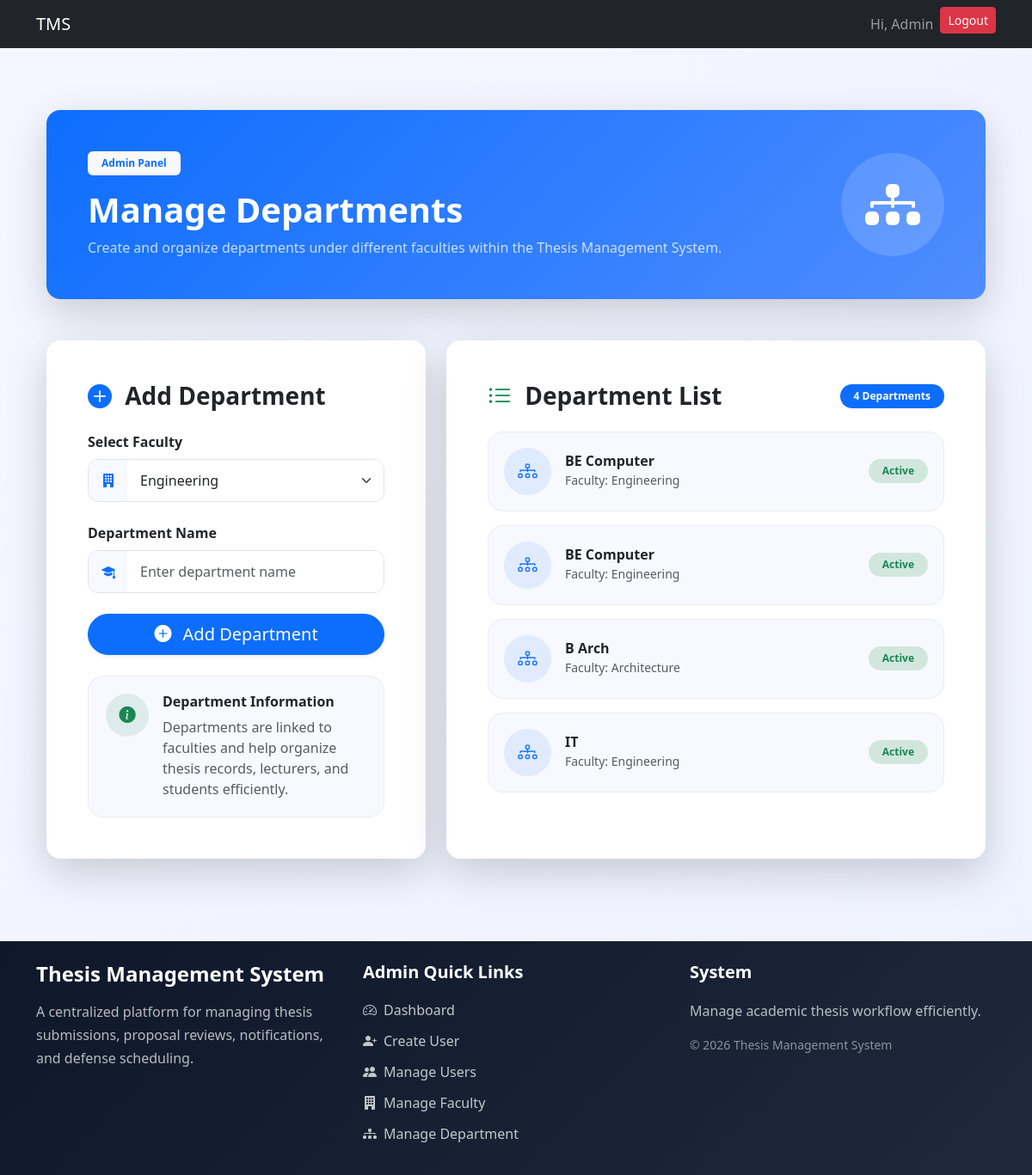
The page /admin-panel/manage-department/ (signed in) on the database as committed earlier.
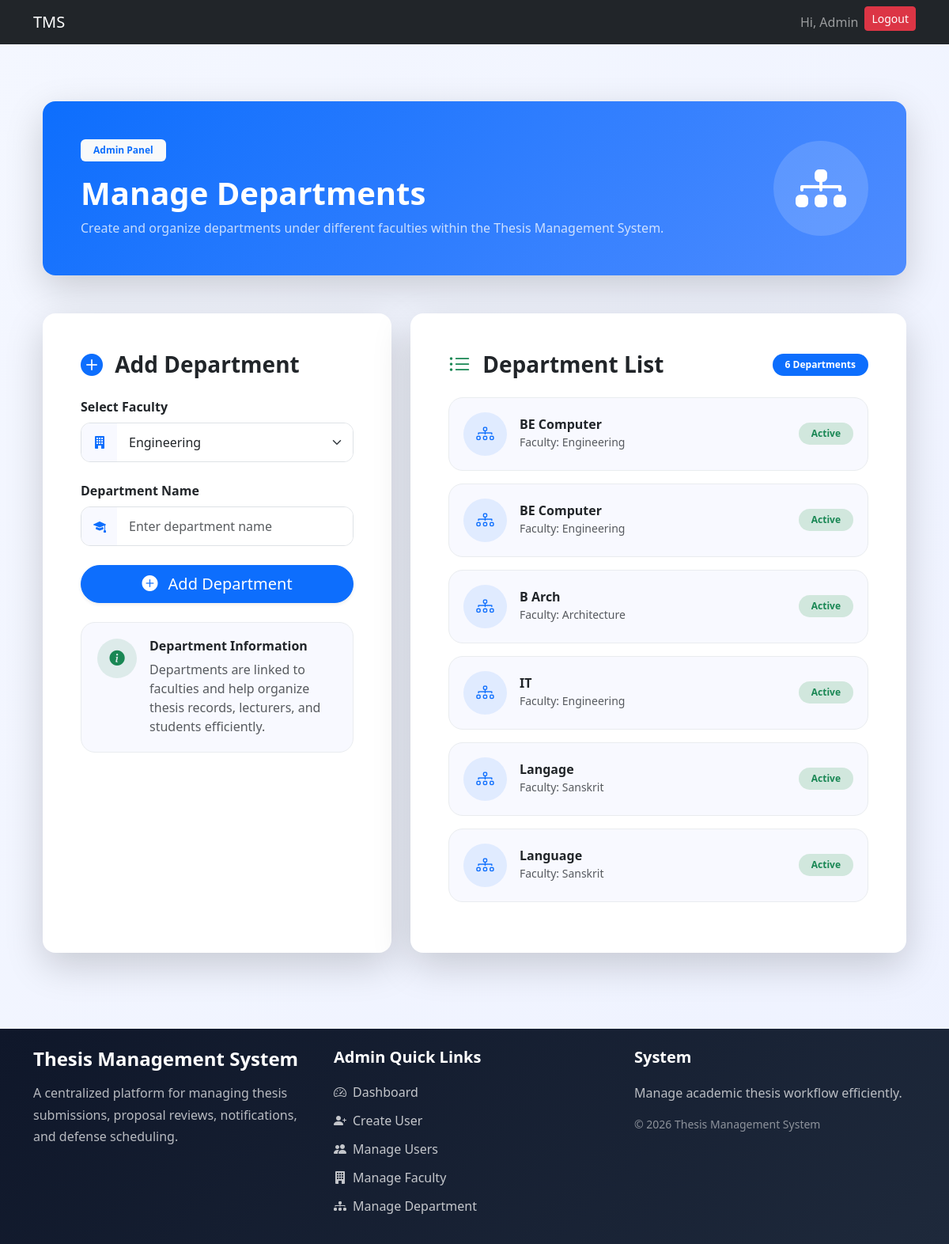
The same page on the database as committed later.
### users/models.py (models this page shows, shortened)
class User(AbstractUser):
    username = models.CharField(max_length=100, unique=True)
    email = models.EmailField(unique=True)
    role = models.CharField(max_length=10, choices=ROLE_CHOICES)
    USERNAME_FIELD = "email"
    REQUIRED_FIELDS = ["username"]

### academics/models.py (models this page shows, shortened)
class Department(models.Model):
    faculty = models.ForeignKey(Faculty, on_delete=models.CASCADE)
    name = models.CharField(max_length=50)

class Faculty(models.Model):
    name = models.CharField(max_length=100, unique=True)

### users/views.py (the view, shortened to what this page needs)
# urls.py: path('admin-panel/manage-department/', manage_department,name='manage_department'),
@user_passes_test(admin_required)
def manage_department(request):
    faculties = Faculty.objects.all()
    departments = Department.objects.all()
    context = {
        'faculties': faculties,
        'departments': departments
    }
    return render(request,'admin_panel/manage_departments.html',context)

### users/views.py (called while the page is built)
def admin_required(user):
    return user.is_superuser

### users/templates/admin_panel/manage_departments.html (shortened to what this page needs)
{% extends "base.html" %}
{% block start %}
<div class="container py-5">
    <div class="department-header shadow-lg rounded-4 p-5 mb-5 text-white">
        <div class="d-flex flex-column flex-md-row justify-content-between align-items-center">
            <div>
                <span class="badge bg-light text-primary px-3 py-2 mb-3">
                    Admin Panel
                </span>
                <h1 class="fw-bold mb-2">
                    Manage Departments
                </h1>
                <p class="opacity-75 mb-0">
                    Create and organize departments under different faculties
                    within the Thesis Management System.
                </p>
            </div>
            <div class="mt-4 mt-md-0">
                <div class="header-icon">
                    <i class="bi bi-diagram-3-fill"></i>
                </div>
            </div>
        </div>
    </div>
    <div class="row g-4">
        <div class="col-lg-5">
            <div class="card border-0 shadow-lg rounded-4 h-100">
                <div class="card-body p-4 p-md-5">
                    <h3 class="fw-bold mb-4">
                        <i class="bi bi-plus-circle-fill text-primary me-2"></i>
                        Add Department
                    </h3>
                    <form method="post">
                        <div class="mb-4">
                            <label class="form-label fw-semibold">
                                Select Faculty
                            </label>
                            <div class="input-group custom-input-group">
                                <span class="input-group-text">
                                    <i class="bi bi-building-fill"></i>
                                </span>
                                <select name="faculty"
                                        class="form-select custom-input">
                                    {% for faculty in faculties %}
                                    <option value="{{faculty.id}}">
                                        {{faculty.name}}
                                    </option>
                                    {% endfor %}
                                </select>
                            </div>
                        </div>
                        <div class="mb-4">
                            <label class="form-label fw-semibold">
                                Department Name
                            </label>
                            <div class="input-group custom-input-group">
                                <span class="input-group-text">
                                    <i class="bi bi-mortarboard-fill"></i>
                                </span>
                                <input type="text"
                                       name="name"
                                       class="form-control custom-input"
                                       placeholder="Enter department name">
                            </div>
                        </div>
                        <div class="d-grid">
                            <button class="btn btn-primary btn-lg rounded-pill shadow-sm">
                                <i class="bi bi-plus-circle-fill me-2"></i>
                                Add Department
                            </button>
                        </div>
                    </form>
                    <div class="info-box mt-4">
                        <div class="d-flex align-items-start">
                            <div class="info-icon me-3">
                                <i class="bi bi-info-circle-fill"></i>
                            </div>
                            <div>
                                <h6 class="fw-bold mb-2">
                                    Department Information
                                </h6>
                                <p class="text-muted mb-0">
                                    Departments are linked to faculties
                                    and help organize thesis records,
                                    lecturers, and students efficiently.
                                </p>
                            </div>
                        </div>
                    </div>
                </div>
            </div>
        </div>
        <div class="col-lg-7">
            <div class="card border-0 shadow-lg rounded-4 h-100">
                <div class="card-body p-4 p-md-5">
                    <div class="d-flex justify-content-between align-items-center mb-4">
                        <h3 class="fw-bold mb-0">
                            <i class="bi bi-list-ul text-success me-2"></i>
                            Department List
                        </h3>
                        <span class="badge bg-primary rounded-pill px-3 py-2">
                            {{ departments|length }} Departments
                        </span>
                    </div>
                    {% for department in departments %}
                    <div class="department-card mb-3">
                        <div class="d-flex align-items-center justify-content-between">
                            <div class="d-flex align-items-center">
                                <div class="department-icon me-3">
                                    <i class="bi bi-diagram-3"></i>
                                </div>
                                <div>
                                    <h6 class="fw-bold mb-0">
                                        {{ department.name }}
                                    </h6>
                                    <small class="text-muted">
                                        Faculty:
                                        {{ department.faculty.name }}
                                    </small>
                                </div>
                            </div>
                            <span class="badge bg-success-subtle text-success px-3 py-2 rounded-pill">
                                Active
                            </span>
                        </div>
                    </div>
                    {% endfor %}
                </div>
            </div>
        </div>
    </div>
</div>
<link rel="stylesheet"
href="https://cdn.jsdelivr.net/npm/bootstrap-icons@1.11.3/font/bootstrap-icons.min.css">
{% endblock %}

### users/templates/base.html (shortened to what this page needs)
<!DOCTYPE html>
<html lang="en">
<head>
    <link href="https://cdn.jsdelivr.net/npm/bootstrap@5.3.8/dist/css/bootstrap.min.css" rel="stylesheet">
</head>
<body>
    <nav class="navbar navbar-expand-lg navbar-dark bg-dark">
        <div class="container">
            {% if request.user.is_authenticated %}
            {% if request.user.role == 'student' %}
            <a class="navbar-brand" href="{% url 'student_dashboard' %}">
                TMS
            </a>
            {% elif request.user.role == 'lecturer' %}
            <a class="navbar-brand" href="{% url 'lecturer_dashboard' %}">
                TMS
            </a>
            {% elif request.user.role == 'admin' %}
            <a class="navbar-brand" href="{% url 'admin_dashboard' %}">
                TMS
            </a>
            {% endif %}
            {% else %}
            <a class="navbar-brand" href="{% url 'login' %}">
                TMS
            </a>
            {% endif %}
            <div class="collapse navbar-collapse" id="navbarNav">
                <ul class="navbar-nav ms-auto">
                    {% if request.user.is_authenticated %}
                    <li class="nav-item">
                        <span class="nav-link">Hi, {{ request.user.first_name }}</span>
                    </li>
                    <li class="nav-item">
                        <a href="/logout/" class="btn btn-danger btn-sm">Logout</a>
                    </li>
                    {% endif %}
                </ul>
            </div>
        </div>
    </nav>
    <div class="container mt-4">
        {% block start %}
        {% endblock %}
    </div>
    <footer class="footer-section mt-5">
        <div class="container py-4">
            <div class="row g-4">
                <div class="col-lg-4">
                    <h4 class="fw-bold text-white mb-3">
                        Thesis Management System
                    </h4>
                    <p class="footer-text">
                        A centralized platform for managing thesis submissions,
                        proposal reviews, notifications, and defense scheduling.
                    </p>
                </div>
                {% if request.user.role == "admin" %}
                <div class="col-lg-4">
                    <h5 class="footer-title">
                        Admin Quick Links
                    </h5>
                    <ul class="footer-links">
                        <li>
                            <a href="/admin-panel/">
                                <i class="bi bi-speedometer2 me-2"></i>
                                Dashboard
                            </a>
                        </li>
                        <li>
                            <a href="/admin-panel/create-user/">
                                <i class="bi bi-person-plus-fill me-2"></i>
                                Create User
                            </a>
                        </li>
                        <li>
                            <a href="/admin-panel/manage-users/">
                                <i class="bi bi-people-fill me-2"></i>
                                Manage Users
                            </a>
                        </li>
                        <li>
                            <a href="/admin-panel/manage-faculty/">
                                <i class="bi bi-building-fill me-2"></i>
                                Manage Faculty
                            </a>
                        </li>
                        <li>
                            <a href="/admin-panel/manage-department/">
                                <i class="bi bi-diagram-3-fill me-2"></i>
                                Manage Department
                            </a>
                        </li>
                    </ul>
                </div>
                {% endif %}
                <div class="col-lg-4">
                    <h5 class="footer-title">
                        System
                    </h5>
                    <p class="footer-text mb-2">
                        Manage academic thesis workflow efficiently.
                    </p>
                    <p class="footer-copy">
                        © 2026 Thesis Management System
                    </p>
                </div>
            </div>
        </div>
    </footer>
    <link rel="stylesheet" href="https://cdn.jsdelivr.net/npm/bootstrap-icons@1.11.3/font/bootstrap-icons.min.css">
</body>
</html>

### users/templates/admin_panel/manage_departments.html (style rules this page uses)
body { background: linear-gradient(to bottom right, #f4f7ff, #eef2ff); }
.rounded-4 { border-radius: 1.3rem; }
.department-header { background: linear-gradient(135deg, #0d6efd, #4f8cff); }
.header-icon { width: 120px; height: 120px; border-radius: 50%; background: rgba(255,255,255,0.15); display: flex; align-items: center; justify-content: center; font-size: 4rem; }
.custom-input-group { border-radius: 12px; overflow: hidden; border: 1px solid #dee2e6; transition: 0.3s ease; }
.input-group-text { background: #f8f9ff; border: none; color: #0d6efd; padding-left: 15px; padding-right: 15px; }
.custom-input { border: none; padding: 12px 15px; }
.department-card { background: #f8f9ff; border: 1px solid #e9ecef; border-radius: 18px; padding: 18px; transition: 0.3s ease; }
.department-icon { width: 55px; height: 55px; border-radius: 50%; background: rgba(13,110,253,0.1); color: #0d6efd; display: flex; align-items: center; justify-content: center; font-size: 1.4rem; flex-shrink: 0; }
.info-box { background: #f8f9ff; border: 1px solid #e9ecef; border-radius: 18px; padding: 20px; }
.info-icon { width: 50px; height: 50px; border-radius: 50%; background: rgba(25,135,84,0.12); color: #198754; display: flex; align-items: center; justify-content: center; font-size: 1.2rem; flex-shrink: 0; }

### users/templates/base.html (style rules this page uses)
.footer-section { background: linear-gradient(135deg, #0f172a, #1e293b); color: white; margin-top: 80px; }
.footer-title { font-weight: 700; margin-bottom: 20px; color: #ffffff; }
.footer-text { color: rgba(255, 255, 255, 0.7); line-height: 1.7; }
.footer-copy { color: rgba(255, 255, 255, 0.5); margin-top: 15px; font-size: 14px; }
.footer-links { list-style: none; padding: 0; margin: 0; }
.footer-links li { margin-bottom: 12px; }
.footer-links a { color: rgba(255, 255, 255, 0.75); text-decoration: none; transition: 0.3s ease; display: inline-flex; align-items: center; }

Rows that differ between the two databases and show on the page:
added Department: name "Langage", faculty.name "Sanskrit"
added Department: name "Language", faculty.name "Sanskrit"
Other text that changed with them:
{{ departments|length }}: "4" → "6"
